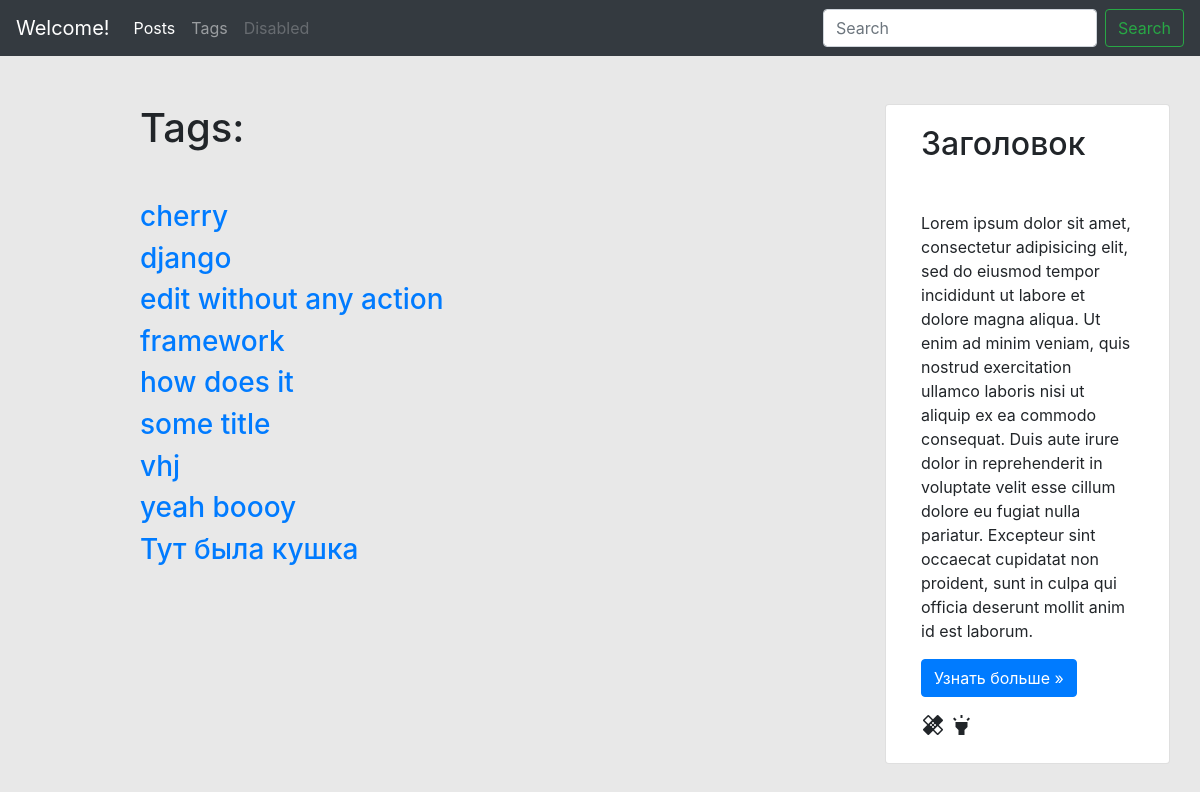
The page /blog/tags/ on the database as committed earlier.
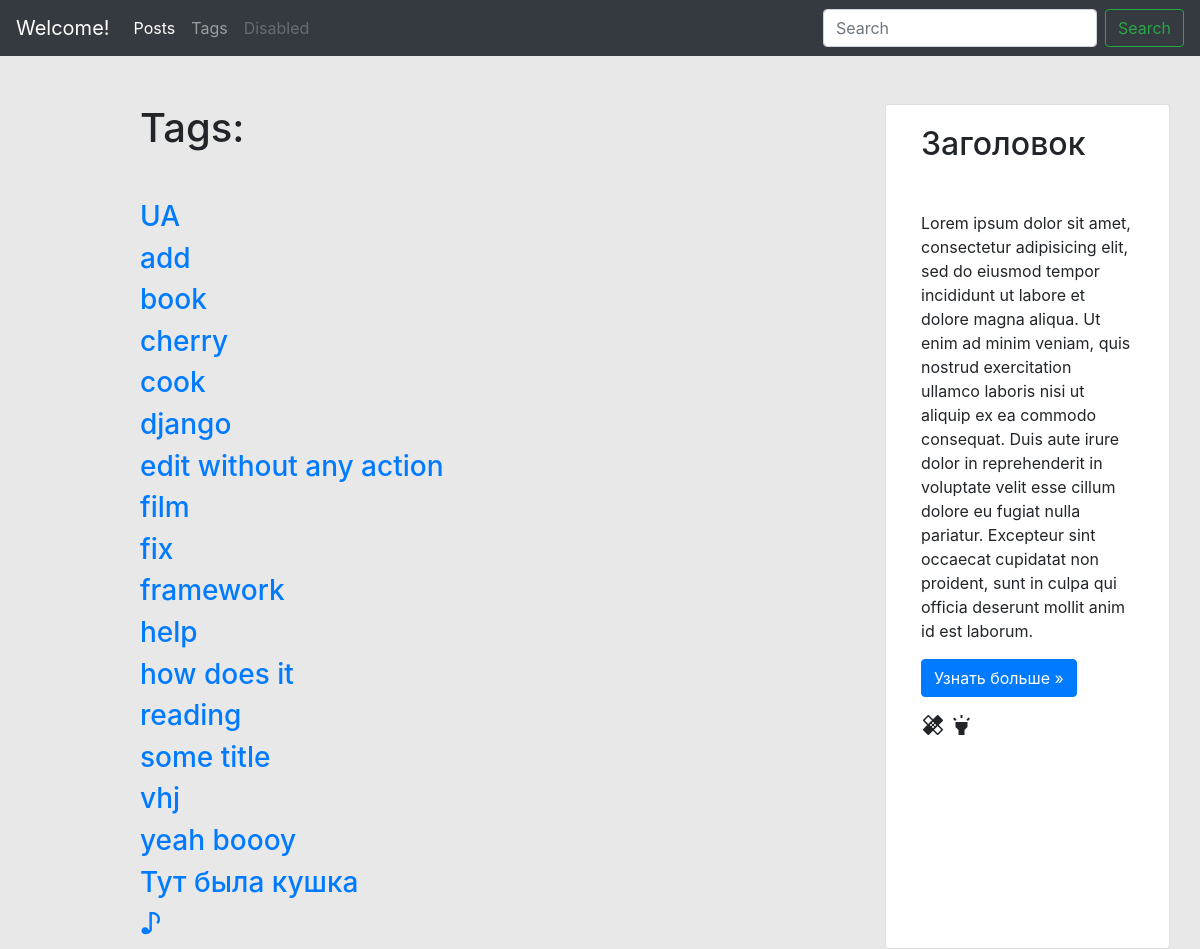
The same page on the database as committed later.
### blog/models.py (models this page shows, shortened)
class Tag(models.Model):
    title = models.CharField(max_length=50)
    slug = models.SlugField(max_length=50, unique=True)
    def get_absolute_url(self):
        return reverse('tag_detail_url', kwargs={'slug': self.slug})
    class Meta:
        ordering = ['title']

### blog/views.py (the view)
# urls.py: path('tags/', tags_list, name='tags_list_url'),
def tags_list(request):
    tags = Tag.objects.all()
    return render(request, 'blog/tags_list.html', context={'tags': tags})

### blog/templates/blog/tags_list.html (shortened to what this page needs)
{% extends 'blog/base_blog.html' %}
{% block content %}
  <h1 class="mb-5">Tags:</h1>
  {% for tag in tags %}
      <h3><a href="{{ tag.get_absolute_url }}">{{tag.title}}</a></h3>
  {% endfor %}
{% endblock %}

### blog/templates/blog/base_blog.html (shortened to what this page needs)
{% extends 'base.html' %}

### templates/base.html (shortened to what this page needs)
{% load static %}
<!DOCTYPE html>
<html lang="en" dir="ltr">
  <head>
    <link rel="stylesheet" href="https://stackpath.bootstrapcdn.com/bootstrap/4.3.1/css/bootstrap.min.css"
>
    <link rel="stylesheet" href="{% static 'css/styles.css' %}">
  </head>
  <body style="background-color: #E8E8E8">
    <nav class="navbar navbar-expand-lg navbar-light navbar-dark bg-dark">
      <a class="navbar-brand" href="#"> Welcome!</a>
      <div class="collapse navbar-collapse" id="navbarTogglerDemo02">
        <ul class="navbar-nav mr-auto mt-2 mt-lg-0">
          <li class="nav-item active">
            <a class="nav-link" href="{% url 'posts_list_url' %}">Posts</a>
          </li>
          <li class="nav-item">
            <a class="nav-link" href="{% url 'tags_list_url' %}">Tags</a>
          </li>
          <li class="nav-item">
            <a class="nav-link disabled" href="#" tabindex="-1" aria-disabled="true">Disabled</a>
          </li>
        </ul>
        <form class="form-inline my-2 my-lg-0" action="{% url 'posts_list_url' %}">
          <input class="form-control mr-sm-2" type="search" placeholder="Search" name="search">
          <button class="btn btn-outline-success my-2 my-sm-0" type="submit">Search</button>
        </form>
      </div>
    </nav>
<div class="container mt-5">
  <div class="row">
    <div class="col-lg offset-md-1">
      {% block content %}{% endblock %}
    </div>
    <div class="card col-lg-3 offset-md-1" style="background-color:white;">
      <div class="card-body">
        <h2 class="mb-5">Заголовок</h2>
        <p>Lorem ipsum dolor sit amet, consectetur adipisicing elit, sed do eiusmod
        tempor incididunt ut labore et dolore magna aliqua. Ut enim ad minim veniam,
        quis nostrud exercitation ullamco laboris nisi ut aliquip ex ea commodo
        consequat. Duis aute irure dolor in reprehenderit in voluptate velit esse
        cillum dolore eu fugiat nulla pariatur. Excepteur sint occaecat cupidatat non
        proident, sunt in culpa qui officia deserunt mollit anim id est laborum.</p>
        <p><a href="#" class="btn btn-primary">Узнать больше &raquo;</a></p>
        <i class="material-icons">healing</i>
        <i class="material-icons">highlight</i>
      </div>
    </div>
  </div>
</div>
  </body>
</html>

Rows that differ between the two databases and show on the page:
added Tag: title "UA"
added Tag: title "add"
added Tag: title "book"
added Tag: title "cook"
added Tag: title "film"
added Tag: title "fix"
added Tag: title "help"
added Tag: title "reading"
added Tag: title "♪"
